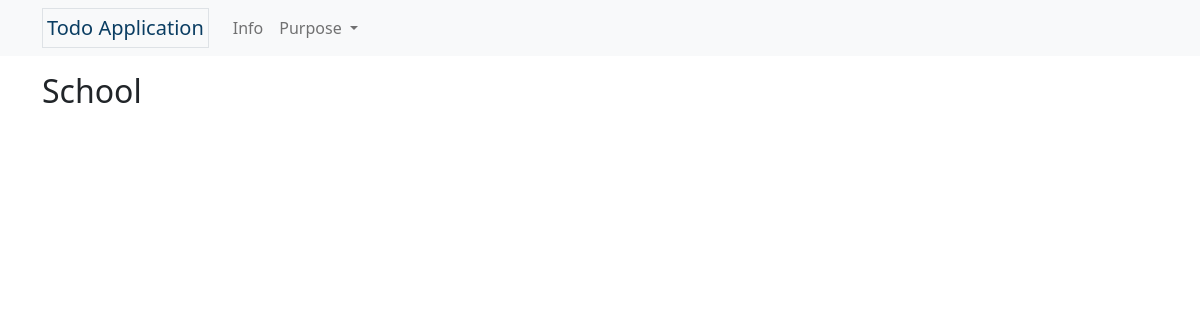
Before: /school_info with the older database file.
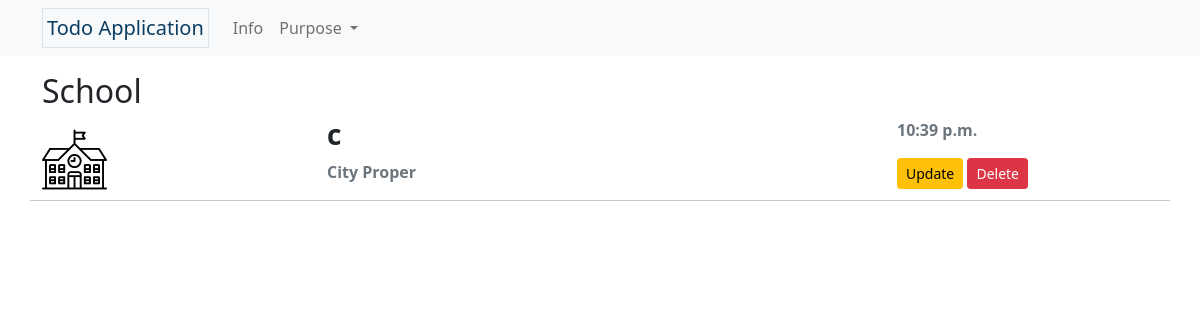
After: the same page with the newer database file.
### lists/models.py (models this page shows, shortened)
class Tasks(models.Model):
     PURPOSE = (
          ('Personal','Personal'),
          ('Fitness','Fitness'),
          ('School', 'School'),
          ('Business','Business'),
          ('Office','Office'),
     )
     PLACE = (
          ('City Proper', 'City Proper'),
          ('Jaro', 'Jaro'),
          ('La Paz', 'La Paz'),
          ('Lapuz', 'Lapuz'),
          ('Mandurriao', 'Mandurriao'),
          ('Molo', 'Molo'),
          ('Villa Arevalo', 'Villa Arevalo'),
          ('Lapuz', 'Lapuz'),
     )
     purpose = models.CharField(max_length=8, choices=PURPOSE, default='Personal')
     title = models.CharField(max_length=50, unique=True)
     completed = models.BooleanField(default=False)
     slug = models.SlugField(max_length=50, unique=True, blank=True)
     place = models.CharField(max_length=16, choices=PLACE, default='City Proper')
     note = models.TextField(max_length=100, blank=True)
     date_created = models.DateTimeField(auto_now_add=True)
     class Meta:
          ordering = ['-date_created']

### lists/views.py (the view)
# urls.py: path('school_info', views.school, name='school-info'),
def school(request):
    school_items = Tasks.objects.filter(purpose='School').all
    context = {'school_items': school_items}
    return render(request, 'lists/school.html', context)

### lists/templates/lists/school.html
{% extends 'partials/base.html' %}
{% load static %}
{% load tz %}
{% block content %}
<div class="container">
    <h2>School</h2>
    {% for task in school_items %}
        <div class="row">
            <div class="col-3 d-flex align-items-center">
                <img src="{% static 'lists/img/school.png' %}" alt="School icon" class="w-25">
            </div>
            <div class="col-6 my-auto">
                <h3 class="fw-bold">{{ task.title }}</h3>
                <p class="text-muted fw-bold">{{ task.place }}</p>
            </div>
            <div class="col-3">
                    <p class="text-muted fw-bold">{{ task.date_created|timezone:'Asia/Manila'|date:'h:i a' }}</p>
                    <a href="{% url 'update-task' task.slug %}" class="btn btn-warning btn-sm">Update</a>
                    <a href="{% url 'delete-task' task.slug %}" class="btn btn-danger btn-sm">Delete</a>
            </div>
            <hr>
        </div>
    {% endfor %}
</div>
{% endblock content %}

Changed rows visible on the page:
added Tasks: title "c", place "City Proper", date_created "10:39 p.m."
